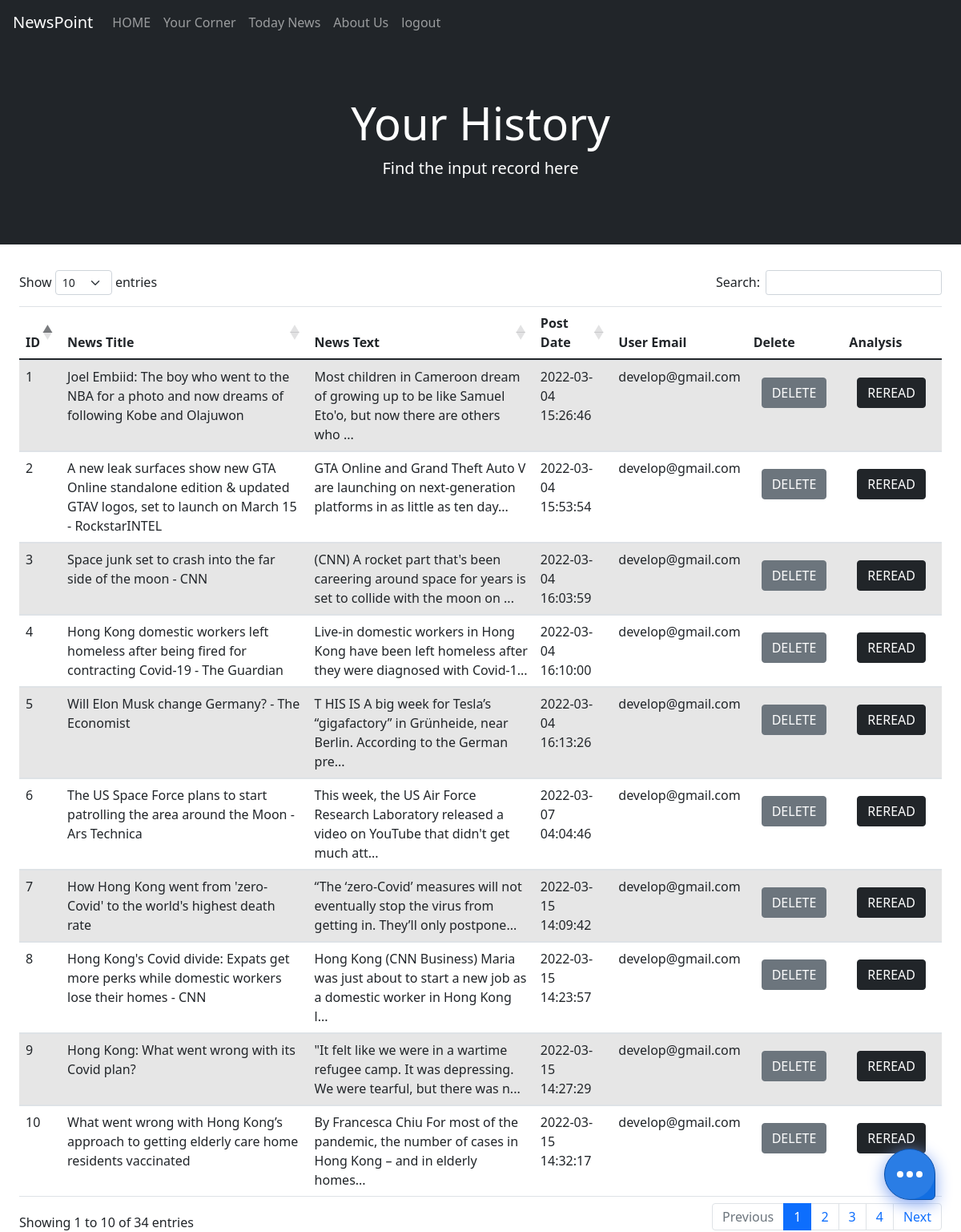
The page /history (signed in) on the database its author committed.
### website/models.py (models this page shows)
class Record(db.Model):
    id = db.Column(db.Integer, primary_key=True)
    title = db.Column(db.String(100))
    data = db.Column(db.String(100000))
    date = db.Column(db.DateTime(timezone=True), default=func.now())
    user_id = db.Column(db.Integer, db.ForeignKey('user.id'))

class User(db.Model, UserMixin):
    id = db.Column(db.Integer, primary_key=True)
    email = db.Column(db.String(150), unique=True)
    password = db.Column(db.String(150))
    name = db.Column(db.String(150))
    records = db.relationship('Record')

### website/views.py (the view)
@views.route('/history')
@login_required
def history():
    return render_template("history.html", boolean = True , user=current_user, InputNow=True)

### website/templates/history.html (shortened to what this page needs)
{% extends "base.html" %}
{% block content %}
<link href="../static/css/yourcorner.css" rel="stylesheet">
<link rel="stylesheet" type="text/css" href="https://cdn.datatables.net/1.10.25/css/dataTables.bootstrap5.css">
<link href="..\static\css\global.css" rel="stylesheet" type="text/css">
  <link href="..\static\css\floatingBtn\style.css" rel="stylesheet">
<div class="jumbotron bg-dark text-white jumbotron-fluid slogon-container banner">
    <div class="container">
        <h1 class="display-4">Your History</h1>
        <p class="lead">Find the input record here</p>
    </div>
</div>
<div class="history-field">
  <table id="data" class="table table-striped">
      <thead>
        <tr>
          <th>ID</th>
          <th>News Title</th>
          <th>News Text</th>
          <th>Post Date</th>
          <th>User Email</th>
          <th>Delete</th>
          <th>Analysis</th>
        </tr>
      </thead>
      <tbody>
        {% for record in user.records %}
          <tr>
            <td>{{ record.id }}</td>
            <td>{{ record.title}}</td>
            <td>{{ record.data[:100] }}...</td>
            <td>{{ record.date }}</td>
            <td>{{ user.email }}</td>
            <td>
            <button type="button" class="btn btn-secondary corner-button" onclick="deleteNote({{record.id}})">
            DELETE
            </button>
            </td>
            <td>
            <button type="button" class="btn btn-dark corner-button" onclick="readNote({{record.id}})">
            REREAD
            </button></td>
          </tr>
        {% endfor %}
      </tbody>
  </table>
</div>
<div class="fab-wrapper">
  <label class="fab" for="fabCheckbox">
    <span class="fab-dots fab-dots-1"></span>
    <span class="fab-dots fab-dots-2"></span>
    <span class="fab-dots fab-dots-3"></span>
  </label>
</div>
{% endblock %}

### website/templates/base.html (shortened to what this page needs)
<!DOCTYPE html>
<html>
    <head>
        <link
        rel="stylesheet"
        href="https://stackpath.bootstrapcdn.com/bootstrap/4.4.1/css/bootstrap.min.css"
      />
      <link
        rel="stylesheet"
        href="https://stackpath.bootstrapcdn.com/font-awesome/4.7.0/css/font-awesome.min.css"
      />
      <link rel="stylesheet" type="text/css" href="{{url_for('static', filename='css/custom.css')}}">
      <link href="https://cdn.jsdelivr.net/npm/bootstrap@5.0.1/dist/css/bootstrap.min.css" rel="stylesheet">
    </head>
    <body>
        <nav class="navbar navbar-expand-lg navbar-dark fixed-top navbar-default bg-dark">
          <a class="navbar-brand" href="/">NewsPoint</a>
            <div class="collapse navbar-collapse" id="navbar">
                <div class="navbar-nav">
                  {% if user.is_authenticated %}
                  {% if InputNow  %}
                  <a class ="nav-item nav-link" id="home" href="/">HOME</a>
                  <a class ="nav-item nav-link" id="corner" href="/yourCorner">Your Corner</a>
                  <a class ="nav-item nav-link" id="explore" href="/explore">Today News</a>
                  <a class ="nav-item nav-link" id="aboutus" href="/aboutUs">About Us</a>
                  {% endif %}
                  <a class ="nav-item nav-link" id="logout" href="/logout">logout</a>
                  {% else %}
                  <a class ="nav-item nav-link" id="home" href="/">HOME</a>
                  <a class ="nav-item nav-link" id="login" href="/login">Login</a>
                  <a class ="nav-item nav-link" id="signUp" href="/sign">Sign Up</a>
                  <a class ="nav-item nav-link" id="aboutus" href="/aboutUs">About Us</a>
                  {% endif %}
                </div>
            </div>
        </nav>
        <div class="main-container">
          <div class="content-container">
              {% block content %}
              {% endblock %}
          </div>
      </div>
    </body>
</html>
</html>

### website/static/css/custom.css (style rules this page uses)
.slogon-container { text-align: center; width: 100%; }
.content-container { max-width: 100%; }
.main-container { width: 100%; }
.corner-button { margin: 13px 12px 12px 10px; }

### website/static/css/yourcorner.css (style rules this page uses)
.history-field { height: 70%; margin: 0 2vw 0 2vw; }

### website/static/css/global.css (style rules this page uses)
.banner { padding-top: 15vh; }

### website/static/css/floatingBtn/style.css (style rules this page uses)
* { box-sizing: border-box; }
.fab-wrapper { position: fixed; bottom: 3rem; right: 3rem; }
.fab { position: absolute; bottom: -1rem; right: -1rem; width: 4rem; height: 4rem; background: blue; border-radius: 50%; background: #126ee2; box-shadow: 0px 5px 20px #81a4f1; transition: all 0.3s ease; z-index: 1; border-bottom-right-radius: 6px; border: 1px solid #0c50a7; }
.fab:before { content: ""; position: absolute; width: 100%; height: 100%; left: 0; top: 0; border-radius: 50%; background-color: rgba(255, 255, 255, 0.1); }
.fab-dots { position: absolute; height: 8px; width: 8px; background-color: white; border-radius: 50%; top: 50%; transform: translateX(0%) translateY(-50%) rotate(0deg); opacity: 1; animation: blink 3s ease infinite; transition: all 0.3s ease; }
.fab-dots-1 { left: 15px; animation-delay: 0s; }
.fab-dots-2 { left: 50%; transform: translateX(-50%) translateY(-50%); animation-delay: 0.4s; }
.fab-dots-3 { right: 15px; animation-delay: 0.8s; }
.fab .fab-dots-2 { transform: translateX(-50%) translateY(-50%) rotate(0deg); }

### rows shown on the page
Record: id "1", title "Joel Embiid: The boy who went to the NBA for a photo and now dreams of following Kobe and Olajuwon", data "Most children in Cameroon dream of growing up to be like Samuel Eto'o, but now there are others who", date "2022-03-04 15:26:46"
User: email "develop@gmail.com"
Record: id "2", title "A new leak surfaces show new GTA Online standalone edition & updated GTAV logos, set to launch on March 15 - RockstarINTEL", data "GTA Online and Grand Theft Auto V are launching on next-generation platforms in as little as ten day", date "2022-03-04 15:53:54"
Record: id "3", title "Space junk set to crash into the far side of the moon - CNN", data "(CNN) A rocket part that's been careering around space for years is set to collide with the moon on", date "2022-03-04 16:03:59"
Record: id "4", title "Hong Kong domestic workers left homeless after being fired for contracting Covid-19 - The Guardian", data "Live-in domestic workers in Hong Kong have been left homeless after they were diagnosed with Covid-1", date "2022-03-04 16:10:00"
Record: id "5", title "Will Elon Musk change Germany? - The Economist", data "T HIS IS A big week for Tesla’s “gigafactory” in Grünheide, near Berlin. According to the German pre", date "2022-03-04 16:13:26"
Record: id "6", title "The US Space Force plans to start patrolling the area around the Moon - Ars Technica", data "This week, the US Air Force Research Laboratory released a video on YouTube that didn't get much att", date "2022-03-07 04:04:46"
Record: id "7", title "How Hong Kong went from 'zero-Covid' to the world's highest death rate", data "“The ‘zero-Covid’ measures will not eventually stop the virus from getting in. They’ll only postpone", date "2022-03-15 14:09:42"
Record: id "8", title "Hong Kong's Covid divide: Expats get more perks while domestic workers lose their homes - CNN", data "Hong Kong (CNN Business) Maria was just about to start a new job as a domestic worker in Hong Kong l", date "2022-03-15 14:23:57"
Record: id "9", title "Hong Kong: What went wrong with its Covid plan?", data "\"It felt like we were in a wartime refugee camp. It was depressing. We were tearful, but there was n", date "2022-03-15 14:27:29"
Record: id "10", title "What went wrong with Hong Kong’s approach to getting elderly care home residents vaccinated", data "By Francesca Chiu For most of the pandemic, the number of cases in Hong Kong – and in elderly homes", date "2022-03-15 14:32:17"
